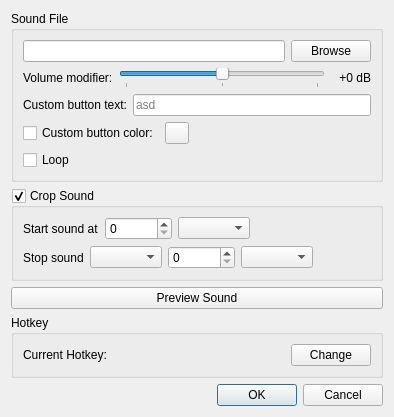
<?xml version="1.0" encoding="UTF-8"?>
<ui version="4.0">
 <class>SoundSettingsQt</class>
 <widget class="QDialog" name="SoundSettingsQt">
  <property name="geometry">
   <rect>
    <x>0</x>
    <y>0</y>
    <width>394</width>
    <height>380</height>
   </rect>
  </property>
  <property name="windowTitle">
   <string>Sound Settings</string>
  </property>
  <property name="windowIcon">
   <iconset resource="qtres.qrc">
    <normaloff>:/icon/img/rpmb_icon_64.png</normaloff>:/icon/img/rpmb_icon_64.png</iconset>
  </property>
  <property name="locale">
   <locale language="English" country="UnitedStates"/>
  </property>
  <layout class="QVBoxLayout" name="verticalLayout">
   <item>
    <widget class="QGroupBox" name="groupBox_2">
     <property name="title">
      <string>Sound File</string>
     </property>
     <layout class="QVBoxLayout" name="verticalLayout_3">
      <item>
       <layout class="QHBoxLayout" name="horizontalLayout_4">
        <item>
         <widget class="QLineEdit" name="filenameEdit"/>
        </item>
        <item>
         <widget class="QPushButton" name="filenameBrowseButton">
          <property name="text">
           <string>Browse</string>
          </property>
         </widget>
        </item>
       </layout>
      </item>
      <item>
       <layout class="QHBoxLayout" name="horizontalLayout">
        <item>
         <widget class="QLabel" name="label_3">
          <property name="text">
           <string>Volume modifier:</string>
          </property>
         </widget>
        </item>
        <item>
         <widget class="QSlider" name="soundVolumeSlider">
          <property name="minimum">
           <number>-10</number>
          </property>
          <property name="maximum">
           <number>10</number>
          </property>
          <property name="pageStep">
           <number>5</number>
          </property>
          <property name="orientation">
           <enum>Qt::Horizontal</enum>
          </property>
          <property name="tickPosition">
           <enum>QSlider::TicksBelow</enum>
          </property>
          <property name="tickInterval">
           <number>10</number>
          </property>
         </widget>
        </item>
        <item>
         <widget class="QLabel" name="soundVolumeDbLabel">
          <property name="minimumSize">
           <size>
            <width>40</width>
            <height>0</height>
           </size>
          </property>
          <property name="text">
           <string>+0 dB</string>
          </property>
          <property name="alignment">
           <set>Qt::AlignRight|Qt::AlignTrailing|Qt::AlignVCenter</set>
          </property>
         </widget>
        </item>
       </layout>
      </item>
      <item>
       <layout class="QHBoxLayout" name="horizontalLayout_6">
        <item>
         <widget class="QLabel" name="label_4">
          <property name="text">
           <string>Custom button text:</string>
          </property>
         </widget>
        </item>
        <item>
         <widget class="QLineEdit" name="customTextEdit">
          <property name="maxLength">
           <number>120</number>
          </property>
          <property name="placeholderText">
           <string>asd</string>
          </property>
         </widget>
        </item>
       </layout>
      </item>
      <item>
       <layout class="QHBoxLayout" name="horizontalLayout_7">
        <item>
         <widget class="QCheckBox" name="colorCheckBox">
          <property name="text">
           <string>Custom button color:</string>
          </property>
         </widget>
        </item>
        <item>
         <widget class="QPushButton" name="colorButton">
          <property name="maximumSize">
           <size>
            <width>24</width>
            <height>24</height>
           </size>
          </property>
          <property name="text">
           <string/>
          </property>
         </widget>
        </item>
        <item>
         <spacer name="horizontalSpacer_4">
          <property name="orientation">
           <enum>Qt::Horizontal</enum>
          </property>
          <property name="sizeHint" stdset="0">
           <size>
            <width>40</width>
            <height>20</height>
           </size>
          </property>
         </spacer>
        </item>
       </layout>
      </item>
      <item>
       <widget class="QCheckBox" name="loopCheckBox">
        <property name="text">
         <string>Loop</string>
        </property>
       </widget>
      </item>
     </layout>
    </widget>
   </item>
   <item>
    <widget class="QGroupBox" name="groupCrop">
     <property name="title">
      <string>Crop Sound</string>
     </property>
     <property name="checkable">
      <bool>true</bool>
     </property>
     <layout class="QVBoxLayout" name="verticalLayout_2">
      <item>
       <layout class="QHBoxLayout" name="horizontalLayout_2">
        <item>
         <widget class="QLabel" name="label">
          <property name="text">
           <string>Start sound at</string>
          </property>
         </widget>
        </item>
        <item>
         <widget class="QSpinBox" name="startSoundValueSpin">
          <property name="suffix">
           <string/>
          </property>
          <property name="maximum">
           <number>10000000</number>
          </property>
          <property name="singleStep">
           <number>1</number>
          </property>
         </widget>
        </item>
        <item>
         <widget class="QComboBox" name="startSoundUnitCombo">
          <property name="currentText">
           <string/>
          </property>
          <property name="currentIndex">
           <number>-1</number>
          </property>
         </widget>
        </item>
        <item>
         <spacer name="horizontalSpacer">
          <property name="orientation">
           <enum>Qt::Horizontal</enum>
          </property>
          <property name="sizeHint" stdset="0">
           <size>
            <width>40</width>
            <height>20</height>
           </size>
          </property>
         </spacer>
        </item>
       </layout>
      </item>
      <item>
       <layout class="QHBoxLayout" name="horizontalLayout_3">
        <item>
         <widget class="QLabel" name="label_2">
          <property name="text">
           <string>Stop sound</string>
          </property>
         </widget>
        </item>
        <item>
         <widget class="QComboBox" name="stopSoundAtAfterCombo"/>
        </item>
        <item>
         <widget class="QSpinBox" name="stopSoundValueSpin">
          <property name="maximum">
           <number>10000000</number>
          </property>
         </widget>
        </item>
        <item>
         <widget class="QComboBox" name="stopSoundUnitCombo"/>
        </item>
        <item>
         <spacer name="horizontalSpacer_2">
          <property name="orientation">
           <enum>Qt::Horizontal</enum>
          </property>
          <property name="sizeHint" stdset="0">
           <size>
            <width>40</width>
            <height>20</height>
           </size>
          </property>
         </spacer>
        </item>
       </layout>
      </item>
     </layout>
    </widget>
   </item>
   <item>
    <widget class="QPushButton" name="previewSoundButton">
     <property name="text">
      <string>Preview Sound</string>
     </property>
     <property name="icon">
      <iconset resource="qtres.qrc">
       <normaloff>:/icon/img/playarrow_32.png</normaloff>:/icon/img/playarrow_32.png</iconset>
     </property>
    </widget>
   </item>
   <item>
    <widget class="QGroupBox" name="groupBox_hotkey">
     <property name="title">
      <string>Hotkey</string>
     </property>
     <layout class="QHBoxLayout" name="horizontalLayout_5">
      <item>
       <widget class="QLabel" name="hotkeyCurrentLabel">
        <property name="text">
         <string>Current Hotkey:</string>
        </property>
       </widget>
      </item>
      <item>
       <spacer name="horizontalSpacer_3">
        <property name="orientation">
         <enum>Qt::Horizontal</enum>
        </property>
        <property name="sizeHint" stdset="0">
         <size>
          <width>40</width>
          <height>20</height>
         </size>
        </property>
       </spacer>
      </item>
      <item>
       <widget class="QPushButton" name="hotkeyChangeButton">
        <property name="text">
         <string>Change</string>
        </property>
       </widget>
      </item>
     </layout>
    </widget>
   </item>
   <item>
    <widget class="QDialogButtonBox" name="buttonBox">
     <property name="orientation">
      <enum>Qt::Horizontal</enum>
     </property>
     <property name="standardButtons">
      <set>QDialogButtonBox::Cancel|QDialogButtonBox::Ok</set>
     </property>
    </widget>
   </item>
  </layout>
 </widget>
 <resources>
  <include location="qtres.qrc"/>
 </resources>
 <connections>
  <connection>
   <sender>buttonBox</sender>
   <signal>accepted()</signal>
   <receiver>SoundSettingsQt</receiver>
   <slot>accept()</slot>
   <hints>
    <hint type="sourcelabel">
     <x>248</x>
     <y>254</y>
    </hint>
    <hint type="destinationlabel">
     <x>157</x>
     <y>274</y>
    </hint>
   </hints>
  </connection>
  <connection>
   <sender>buttonBox</sender>
   <signal>rejected()</signal>
   <receiver>SoundSettingsQt</receiver>
   <slot>reject()</slot>
   <hints>
    <hint type="sourcelabel">
     <x>316</x>
     <y>260</y>
    </hint>
    <hint type="destinationlabel">
     <x>286</x>
     <y>274</y>
    </hint>
   </hints>
  </connection>
 </connections>
</ui>
